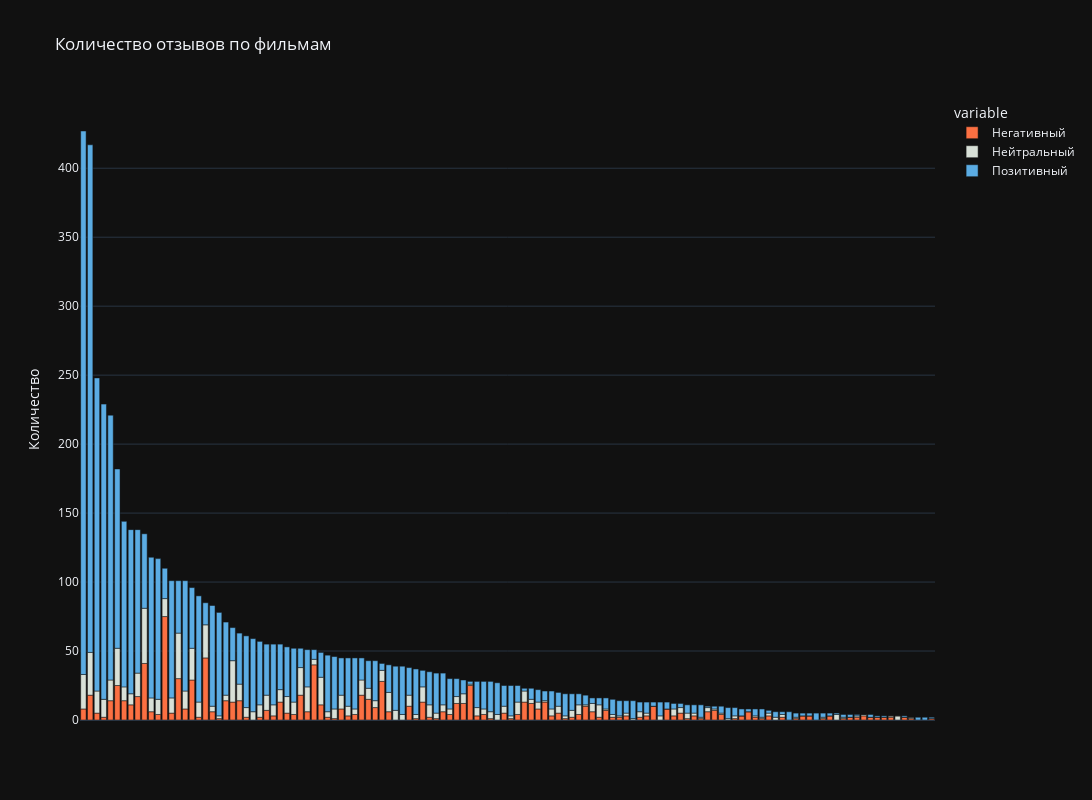

Notebook cell for this chart:
### Markdown cell above
Посмотрим на объём выборки: какие фильмы в неё включены, сколько отзывов есть на каждый фильм и соотношение классов в них.

### Code cell
movie_stats = pd.pivot_table(data=data, index='movie_title', aggfunc={
    'comment_id': 'count', 
    'comment_kind': [lambda x: (x == 'bad').sum(), lambda x: (x == 'neutral').sum(), lambda x: (x == 'good').sum()],
})
movie_stats.columns = ['total', 'bad', 'neutral', 'good']
movie_stats.sort_values(by='total', ascending=False, inplace=True)

fig = px.bar(data_frame=movie_stats, x=movie_stats.index, y=['bad', 'neutral', 'good'], 
             width=1200, height=800, 
             hover_name=movie_stats.index,
             labels={'movie_title': 'Название фильма', 'value': 'Количество'},
             title='Количество отзывов по фильмам', 
             color_discrete_sequence=['#fc7042', '#d8e0d7', '#5bace3']
       )

newnames = {'bad': 'Негативный', 'neutral': 'Нейтральный', 'good': 'Позитивный', '': ''}
fig.for_each_trace(lambda t: t.update(name = newnames[t.name], legendgroup = newnames[t.name], hovertemplate = t.hovertemplate.replace(t.name, newnames[t.name])))
fig.update_layout(xaxis=go.layout.XAxis(showticklabels=False, visible=False))
iplot(fig)

### Figure 1 — Plotly figure (JSON) as saved in the notebook; plotly's stock layout.template omitted (floating-point values rounded to 4 significant figures)
{"data": [{"alignmentgroup": "True", "hovertemplate": "<b>%{hovertext}</b><br><br>variable=Негативный<br>Название фильма=%{x}<br>Количество=%{y}<extra></extra>", "hovertext": ["Как приручить дракона (2010)", "ВАЛЛ·И (2008)", "Унесённые призраками (2001)", "Рататуй (2007)", "Гадкий я (2010)", "Облачно, возможны осадки в виде фрикаделек (2009)", "Южный Парк (сериал 1997 – ...)", "Могила светлячков (1988)", "Три богатыря и Шамаханская царица (2010)", "Миньоны (2015)", "Принцесса Мононоке (1997)", "Кошмар перед Рождеством (1993)", "Наша Маша и Волшебный орех (2009)", "Мой сосед Тоторо (1988)", "Шрэк Третий (2007)", "Монстры на каникулах (2012)", "Полный расколбас (2016)", "Симпсоны в кино (2007)", "Ледниковый период: Столкновение неизбежно (2016)", "Аладдин (1992)", "История игрушек (1995)", "Гриффины (сериал 1999 – ...)", "Гадкий я 3 (2017)", "Планета 51 (2009)", "Призрак в доспехах (1995)", "Шёпот сердца (1995)", "Суперсемейка (2004)", "Монстры на каникулах 2 (2015)", "Пробуждение жизни (2001)", "Приключения Десперо (2008)", "Акира (1987)", "Звездные войны: Войны клонов (сериал 2008 – 2020)", "Савва. Сердце воина (2015)", "Босс-молокосос (2017)", "Дети против волшебников (2016)", "Три богатыря: Ход конем (2014)", "Белоснежка и семь гномов (1937)", "Стальной гигант (1999)", "Ку! Кин-дза-дза (2012)", "Последняя фантазия (2001)", "Трио из Бельвилля (2003)", "Губка Боб в 3D (2015)", "Необыкновенное путешествие Серафимы (2015)", "Делай ноги (2006)", "Приключения Алёнушки и Ерёмы (2008)", "Гномео и Джульетта (2011)", "Паприка (2006)", "Бемби (1942)", "Тайна красной планеты (2011)", "Порко Россо (1992)", "Монстры на каникулах 3: Море зовёт (2018)", "Южный Парк: Большой, длинный, необрезанный (1999)", "Истинная грусть (1998)", "Подводная братва (2004)", "Спящая красавица (1958)", "Счастливые лесные друзья (сериал 2000 – 2016)", "Носферату. Ужас ночи (2010)", "Кукарача 3D (2011)", "Самолеты (2013)", "Битва за планету Терра (2007)", "Робин Гуд (1973)", "Персиполис (2007)", "Делай ноги 2 (2011)", "Дамбо (1941)", "Би Муви: Медовый заговор (2007)", "Правдивая история Кота в сапогах (2009)", "Простоквашино (сериал 2018 – ...)", "От винта 3D (2012)", "Новые приключения Аленушки и Еремы (2009)", "Книга джунглей (1967)", "Смешарики. Легенда о золотом драконе (2016)", "The Beatles: Желтая подводная лодка (1968)", "Цыплёнок Цыпа (2005)", "Властелин колец (1978)", "Богатырша (2015)", "Новые Бременские (2000)", "Семейка Аддамс (2019)", "Оз: Возвращение в Изумрудный Город (2013)", "Фантазия (1940)", "Ну, погоди! Каникулы (сериал 2021 – ...)", "Морская бригада (2011)", "Долина папоротников: Последний тропический лес (1992)", "Тяжелый метал (1981)", "Три богатыря и Конь на троне (2021)", "Бука. Моё любимое чудище (2021)", "Секрет Н.И.М.Х. (1982)", "Крякнутые каникулы (2016)", "Руслан и Людмила: Перезагрузка (2018)", "Возвращение Буратино (2013)", "Осмосис Джонс (2001)", "Отель Хазбин (сериал 2019 – ...)", "Трансформеры (1986)", "Санджей и Крейг (сериал 2013 – 2016)", "Хлебоутки (сериал 2014 – 2016)", "Босс-молокосос 2 (2021)", "Когда дует ветер (1986)", "Звероферма (1954)", "Бременские разбойники (2016)", "Кунг-фу Кролик (2011)", "Каникулы Бонифация (1965)", "Муравей Антц (1998)", "Три богатыря и Пуп Земли (2023)", "Бивис и Батт-Хед уделывают Америку (1996)", "Джимми Нейтрон: Мальчик-гений (2001)", "Отважный маленький тостер (1987)", "Школьные войны (сериал 2003 – 2014)", "Дельго (2008)", "Дятлоws (сериал 2003 – 2004)", "Приключения кота Фрица (1972)", "Обитатели холмов (1978)", "Буба (сериал 2014 – ...)", "Большой Тылль (1980)", "Монстры на каникулах: Трансформания (2022)", "Руслан и Людмила. Больше, чем сказка (2023)", "Кунг-фу Кролик: Повелитель огня (2015)", "Синяя птица (1970)", "Семейка Аддамс: Горящий тур (2021)", "Команда Фастфуд (2007)", "Новая история Белоснежки (2009)", "Хитрюга Джек (2007)", "Скучный мир, где не существует самой идеи похабных шуток (мини–сериал 2015)", "Белка и Стрелка: Карибская тайна (2020)", "Попугай Club (ТВ, 2013)", "Кирику и Колдунья (1998)", "Багз Банни или Дорожный Бегун (1979)", "Северная сказка (1979)"], "legendgroup": "Негативный", "marker": {"color": "#fc7042", "pattern": {"shape": ""}}, "name": "Негативный", "offsetgroup": "bad", "orientation": "v", "showlegend": true, "textposition": "auto", "x": ["Как приручить дракона (2010)", "ВАЛЛ·И (2008)", "Унесённые призраками (2001)", "Рататуй (2007)", "Гадкий я (2010)", "Облачно, возможны осадки в виде фрикаделек (2009)", "Южный Парк (сериал 1997 – ...)", "Могила светлячков (1988)", "Три богатыря и Шамаханская царица (2010)", "Миньоны (2015)", "Принцесса Мононоке (1997)", "Кошмар перед Рождеством (1993)", "Наша Маша и Волшебный орех (2009)", "Мой сосед Тоторо (1988)", "Шрэк Третий (2007)", "Монстры на каникулах (2012)", "Полный расколбас (2016)", "Симпсоны в кино (2007)", "Ледниковый период: Столкновение неизбежно (2016)", "Аладдин (1992)", "История игрушек (1995)", "Гриффины (сериал 1999 – ...)", "Гадкий я 3 (2017)", "Планета 51 (2009)", "Призрак в доспехах (1995)", "Шёпот сердца (1995)", "Суперсемейка (2004)", "Монстры на каникулах 2 (2015)", "Пробуждение жизни (2001)", "Приключения Десперо (2008)", "Акира (1987)", "Звездные войны: Войны клонов (сериал 2008 – 2020)", "Савва. Сердце воина (2015)", "Босс-молокосос (2017)", "Дети против волшебников (2016)", "Три богатыря: Ход конем (2014)", "Белоснежка и семь гномов (1937)", "Стальной гигант (1999)", "Ку! Кин-дза-дза (2012)", "Последняя фантазия (2001)", "Трио из Бельвилля (2003)", "Губка Боб в 3D (2015)", "Необыкновенное путешествие Серафимы (2015)", "Делай ноги (2006)", "Приключения Алёнушки и Ерёмы (2008)", "Гномео и Джульетта (2011)", "Паприка (2006)", "Бемби (1942)", "Тайна красной планеты (2011)", "Порко Россо (1992)", "Монстры на каникулах 3: Море зовёт (2018)", "Южный Парк: Большой, длинный, необрезанный (1999)", "Истинная грусть (1998)", "Подводная братва (2004)", "Спящая красавица (1958)", "Счастливые лесные друзья (сериал 2000 – 2016)", "Носферату. Ужас ночи (2010)", "Кукарача 3D (2011)", "Самолеты (2013)", "Битва за планету Терра (2007)", "Робин Гуд (1973)", "Персиполис (2007)", "Делай ноги 2 (2011)", "Дамбо (1941)", "Би Муви: Медовый заговор (2007)", "Правдивая история Кота в сапогах (2009)", "Простоквашино (сериал 2018 – ...)", "От винта 3D (2012)", "Новые приключения Аленушки и Еремы (2009)", "Книга джунглей (1967)", "Смешарики. Легенда о золотом драконе (2016)", "The Beatles: Желтая подводная лодка (1968)", "Цыплёнок Цыпа (2005)", "Властелин колец (1978)", "Богатырша (2015)", "Новые Бременские (2000)", "Семейка Аддамс (2019)", "Оз: Возвращение в Изумрудный Город (2013)", "Фантазия (1940)", "Ну, погоди! Каникулы (сериал 2021 – ...)", "Морская бригада (2011)", "Долина папоротников: Последний тропический лес (1992)", "Тяжелый метал (1981)", "Три богатыря и Конь на троне (2021)", "Бука. Моё любимое чудище (2021)", "Секрет Н.И.М.Х. (1982)", "Крякнутые каникулы (2016)", "Руслан и Людмила: Перезагрузка (2018)", "Возвращение Буратино (2013)", "Осмосис Джонс (2001)", "Отель Хазбин (сериал 2019 – ...)", "Трансформеры (1986)", "Санджей и Крейг (сериал 2013 – 2016)", "Хлебоутки (сериал 2014 – 2016)", "Босс-молокосос 2 (2021)", "Когда дует ветер (1986)", "Звероферма (1954)", "Бременские разбойники (2016)", "Кунг-фу Кролик (2011)", "Каникулы Бонифация (1965)", "Муравей Антц (1998)", "Три богатыря и Пуп Земли (2023)", "Бивис и Батт-Хед уделывают Америку (1996)", "Джимми Нейтрон: Мальчик-гений (2001)", "Отважный маленький тостер (1987)", "Школьные войны (сериал 2003 – 2014)", "Дельго (2008)", "Дятлоws (сериал 2003 – 2004)", "Приключения кота Фрица (1972)", "Обитатели холмов (1978)", "Буба (сериал 2014 – ...)", "Большой Тылль (1980)", "Монстры на каникулах: Трансформания (2022)", "Руслан и Людмила. Больше, чем сказка (2023)", "Кунг-фу Кролик: Повелитель огня (2015)", "Синяя птица (1970)", "Семейка Аддамс: Горящий тур (2021)", "Команда Фастфуд (2007)", "Новая история Белоснежки (2009)", "Хитрюга Джек (2007)", "Скучный мир, где не существует самой идеи похабных шуток (мини–сериал 2015)", "Белка и Стрелка: Карибская тайна (2020)", "Попугай Club (ТВ, 2013)", "Кирику и Колдунья (1998)", "Багз Банни или Дорожный Бегун (1979)", "Северная сказка (1979)"], "xaxis": "x", "y": [8, 18, 5, 2, 14, 25, 14, 11, 17, 41, 6, 4, 75, 5, 30, 8, 29, 2, 45, 6, 1, 14, 13, 14, 2, 0, 2, 7, 3, 13, 5, 4, 18, 6, 40, 11, 2, 1, 8, 3, 4, 18, 15, 9, 28, 6, 0, 0, 10, 1, 13, 2, 1, 6, 4, 12, 12, 25, 3, 4, 1, 0, 5, 1, 4, 13, 12, 8, 13, 3, 5, 1, 2, 4, 10, 6, 2, 7, 2, 2, 3, 0, 2, 3, 10, 0, 8, 3, 5, 1, 3, 1, 6, 7, 4, 0, 1, 3, 6, 2, 1, 3, 0, 2, 0, 1, 3, 3, 0, 1, 3, 0, 1, 2, 2, 3, 2, 2, 2, 2, 0, 2, 1, 0, 0, 1], "yaxis": "y", "type": "bar"}, {"alignmentgroup": "True", "hovertemplate": "<b>%{hovertext}</b><br><br>variable=Нейтральный<br>Название фильма=%{x}<br>Количество=%{y}<extra></extra>", "hovertext": ["Как приручить дракона (2010)", "ВАЛЛ·И (2008)", "Унесённые призраками (2001)", "Рататуй (2007)", "Гадкий я (2010)", "Облачно, возможны осадки в виде фрикаделек (2009)", "Южный Парк (сериал 1997 – ...)", "Могила светлячков (1988)", "Три богатыря и Шамаханская царица (2010)", "Миньоны (2015)", "Принцесса Мононоке (1997)", "Кошмар перед Рождеством (1993)", "Наша Маша и Волшебный орех (2009)", "Мой сосед Тоторо (1988)", "Шрэк Третий (2007)", "Монстры на каникулах (2012)", "Полный расколбас (2016)", "Симпсоны в кино (2007)", "Ледниковый период: Столкновение неизбежно (2016)", "Аладдин (1992)", "История игрушек (1995)", "Гриффины (сериал 1999 – ...)", "Гадкий я 3 (2017)", "Планета 51 (2009)", "Призрак в доспехах (1995)", "Шёпот сердца (1995)", "Суперсемейка (2004)", "Монстры на каникулах 2 (2015)", "Пробуждение жизни (2001)", "Приключения Десперо (2008)", "Акира (1987)", "Звездные войны: Войны клонов (сериал 2008 – 2020)", "Савва. Сердце воина (2015)", "Босс-молокосос (2017)", "Дети против волшебников (2016)", "Три богатыря: Ход конем (2014)", "Белоснежка и семь гномов (1937)", "Стальной гигант (1999)", "Ку! Кин-дза-дза (2012)", "Последняя фантазия (2001)", "Трио из Бельвилля (2003)", "Губка Боб в 3D (2015)", "Необыкновенное путешествие Серафимы (2015)", "Делай ноги (2006)", "Приключения Алёнушки и Ерёмы (2008)", "Гномео и Джульетта (2011)", "Паприка (2006)", "Бемби (1942)", "Тайна красной планеты (2011)", "Порко Россо (1992)", "Монстры на каникулах 3: Море зовёт (2018)", "Южный Парк: Большой, длинный, необрезанный (1999)", "Истинная грусть (1998)", "Подводная братва (2004)", "Спящая красавица (1958)", "Счастливые лесные друзья (сериал 2000 – 2016)", "Носферату. Ужас ночи (2010)", "Кукарача 3D (2011)", "Самолеты (2013)", "Битва за планету Терра (2007)", "Робин Гуд (1973)", "Персиполис (2007)", "Делай ноги 2 (2011)", "Дамбо (1941)", "Би Муви: Медовый заговор (2007)", "Правдивая история Кота в сапогах (2009)", "Простоквашино (сериал 2018 – ...)", "От винта 3D (2012)", "Новые приключения Аленушки и Еремы (2009)", "Книга джунглей (1967)", "Смешарики. Легенда о золотом драконе (2016)", "The Beatles: Желтая подводная лодка (1968)", "Цыплёнок Цыпа (2005)", "Властелин колец (1978)", "Богатырша (2015)", "Новые Бременские (2000)", "Семейка Аддамс (2019)", "Оз: Возвращение в Изумрудный Город (2013)", "Фантазия (1940)", "Ну, погоди! Каникулы (сериал 2021 – ...)", "Морская бригада (2011)", "Долина папоротников: Последний тропический лес (1992)", "Тяжелый метал (1981)", "Три богатыря и Конь на троне (2021)", "Бука. Моё любимое чудище (2021)", "Секрет Н.И.М.Х. (1982)", "Крякнутые каникулы (2016)", "Руслан и Людмила: Перезагрузка (2018)", "Возвращение Буратино (2013)", "Осмосис Джонс (2001)", "Отель Хазбин (сериал 2019 – ...)", "Трансформеры (1986)", "Санджей и Крейг (сериал 2013 – 2016)", "Хлебоутки (сериал 2014 – 2016)", "Босс-молокосос 2 (2021)", "Когда дует ветер (1986)", "Звероферма (1954)", "Бременские разбойники (2016)", "Кунг-фу Кролик (2011)", "Каникулы Бонифация (1965)", "Муравей Антц (1998)", "Три богатыря и Пуп Земли (2023)", "Бивис и Батт-Хед уделывают Америку (1996)", "Джимми Нейтрон: Мальчик-гений (2001)", "Отважный маленький тостер (1987)", "Школьные войны (сериал 2003 – 2014)", "Дельго (2008)", "Дятлоws (сериал 2003 – 2004)", "Приключения кота Фрица (1972)", "Обитатели холмов (1978)", "Буба (сериал 2014 – ...)", "Большой Тылль (1980)", "Монстры на каникулах: Трансформания (2022)", "Руслан и Людмила. Больше, чем сказка (2023)", "Кунг-фу Кролик: Повелитель огня (2015)", "Синяя птица (1970)", "Семейка Аддамс: Горящий тур (2021)", "Команда Фастфуд (2007)", "Новая история Белоснежки (2009)", "Хитрюга Джек (2007)", "Скучный мир, где не существует самой идеи похабных шуток (мини–сериал 2015)", "Белка и Стрелка: Карибская тайна (2020)", "Попугай Club (ТВ, 2013)", "Кирику и Колдунья (1998)", "Багз Банни или Дорожный Бегун (1979)", "Северная сказка (1979)"], "legendgroup": "Нейтральный", "marker": {"color": "#d8e0d7", "pattern": {"shape": ""}}, "name": "Нейтральный", "offsetgroup": "neutral", "orientation": "v", "showlegend": true, "textposition": "auto", "x": ["Как приручить дракона (2010)", "ВАЛЛ·И (2008)", "Унесённые призраками (2001)", "Рататуй (2007)", "Гадкий я (2010)", "Облачно, возможны осадки в виде фрикаделек (2009)", "Южный Парк (сериал 1997 – ...)", "Могила светлячков (1988)", "Три богатыря и Шамаханская царица (2010)", "Миньоны (2015)", "Принцесса Мононоке (1997)", "Кошмар перед Рождеством (1993)", "Наша Маша и Волшебный орех (2009)", "Мой сосед Тоторо (1988)", "Шрэк Третий (2007)", "Монстры на каникулах (2012)", "Полный расколбас (2016)", "Симпсоны в кино (2007)", "Ледниковый период: Столкновение неизбежно (2016)", "Аладдин (1992)", "История игрушек (1995)", "Гриффины (сериал 1999 – ...)", "Гадкий я 3 (2017)", "Планета 51 (2009)", "Призрак в доспехах (1995)", "Шёпот сердца (1995)", "Суперсемейка (2004)", "Монстры на каникулах 2 (2015)", "Пробуждение жизни (2001)", "Приключения Десперо (2008)", "Акира (1987)", "Звездные войны: Войны клонов (сериал 2008 – 2020)", "Савва. Сердце воина (2015)", "Босс-молокосос (2017)", "Дети против волшебников (2016)", "Три богатыря: Ход конем (2014)", "Белоснежка и семь гномов (1937)", "Стальной гигант (1999)", "Ку! Кин-дза-дза (2012)", "Последняя фантазия (2001)", "Трио из Бельвилля (2003)", "Губка Боб в 3D (2015)", "Необыкновенное путешествие Серафимы (2015)", "Делай ноги (2006)", "Приключения Алёнушки и Ерёмы (2008)", "Гномео и Джульетта (2011)", "Паприка (2006)", "Бемби (1942)", "Тайна красной планеты (2011)", "Порко Россо (1992)", "Монстры на каникулах 3: Море зовёт (2018)", "Южный Парк: Большой, длинный, необрезанный (1999)", "Истинная грусть (1998)", "Подводная братва (2004)", "Спящая красавица (1958)", "Счастливые лесные друзья (сериал 2000 – 2016)", "Носферату. Ужас ночи (2010)", "Кукарача 3D (2011)", "Самолеты (2013)", "Битва за планету Терра (2007)", "Робин Гуд (1973)", "Персиполис (2007)", "Делай ноги 2 (2011)", "Дамбо (1941)", "Би Муви: Медовый заговор (2007)", "Правдивая история Кота в сапогах (2009)", "Простоквашино (сериал 2018 – ...)", "От винта 3D (2012)", "Новые приключения Аленушки и Еремы (2009)", "Книга джунглей (1967)", "Смешарики. Легенда о золотом драконе (2016)", "The Beatles: Желтая подводная лодка (1968)", "Цыплёнок Цыпа (2005)", "Властелин колец (1978)", "Богатырша (2015)", "Новые Бременские (2000)", "Семейка Аддамс (2019)", "Оз: Возвращение в Изумрудный Город (2013)", "Фантазия (1940)", "Ну, погоди! Каникулы (сериал 2021 – ...)", "Морская бригада (2011)", "Долина папоротников: Последний тропический лес (1992)", "Тяжелый метал (1981)", "Три богатыря и Конь на троне (2021)", "Бука. Моё любимое чудище (2021)", "Секрет Н.И.М.Х. (1982)", "Крякнутые каникулы (2016)", "Руслан и Людмила: Перезагрузка (2018)", "Возвращение Буратино (2013)", "Осмосис Джонс (2001)", "Отель Хазбин (сериал 2019 – ...)", "Трансформеры (1986)", "Санджей и Крейг (сериал 2013 – 2016)", "Хлебоутки (сериал 2014 – 2016)", "Босс-молокосос 2 (2021)", "Когда дует ветер (1986)", "Звероферма (1954)", "Бременские разбойники (2016)", "Кунг-фу Кролик (2011)", "Каникулы Бонифация (1965)", "Муравей Антц (1998)", "Три богатыря и Пуп Земли (2023)", "Бивис и Батт-Хед уделывают Америку (1996)", "Джимми Нейтрон: Мальчик-гений (2001)", "Отважный маленький тостер (1987)", "Школьные войны (сериал 2003 – 2014)", "Дельго (2008)", "Дятлоws (сериал 2003 – 2004)", "Приключения кота Фрица (1972)", "Обитатели холмов (1978)", "Буба (сериал 2014 – ...)", "Большой Тылль (1980)", "Монстры на каникулах: Трансформания (2022)", "Руслан и Людмила. Больше, чем сказка (2023)", "Кунг-фу Кролик: Повелитель огня (2015)", "Синяя птица (1970)", "Семейка Аддамс: Горящий тур (2021)", "Команда Фастфуд (2007)", "Новая история Белоснежки (2009)", "Хитрюга Джек (2007)", "Скучный мир, где не существует самой идеи похабных шуток (мини–сериал 2015)", "Белка и Стрелка: Карибская тайна (2020)", "Попугай Club (ТВ, 2013)", "Кирику и Колдунья (1998)", "Багз Банни или Дорожный Бегун (1979)", "Северная сказка (1979)"], "xaxis": "x", "y": [25, 31, 16, 13, 15, 27, 10, 8, 17, 40, 10, 11, 13, 11, 33, 13, 23, 11, 24, 4, 2, 4, 30, 12, 7, 6, 9, 11, 8, 9, 12, 9, 20, 18, 4, 20, 4, 7, 10, 7, 4, 11, 8, 5, 8, 14, 7, 4, 8, 3, 11, 9, 4, 5, 4, 5, 7, 1, 6, 4, 5, 4, 5, 2, 9, 8, 3, 5, 1, 5, 5, 2, 5, 7, 1, 6, 9, 1, 2, 1, 2, 1, 4, 2, 0, 3, 0, 5, 4, 4, 2, 1, 3, 1, 1, 1, 2, 0, 0, 1, 1, 2, 2, 2, 0, 1, 0, 0, 0, 1, 0, 4, 1, 0, 1, 1, 0, 0, 0, 1, 3, 0, 1, 0, 0, 0], "yaxis": "y", "type": "bar"}, {"alignmentgroup": "True", "hovertemplate": "<b>%{hovertext}</b><br><br>variable=Позитивный<br>Название фильма=%{x}<br>Количество=%{y}<extra></extra>", "hovertext": ["Как приручить дракона (2010)", "ВАЛЛ·И (2008)", "Унесённые призраками (2001)", "Рататуй (2007)", "Гадкий я (2010)", "Облачно, возможны осадки в виде фрикаделек (2009)", "Южный Парк (сериал 1997 – ...)", "Могила светлячков (1988)", "Три богатыря и Шамаханская царица (2010)", "Миньоны (2015)", "Принцесса Мононоке (1997)", "Кошмар перед Рождеством (1993)", "Наша Маша и Волшебный орех (2009)", "Мой сосед Тоторо (1988)", "Шрэк Третий (2007)", "Монстры на каникулах (2012)", "Полный расколбас (2016)", "Симпсоны в кино (2007)", "Ледниковый период: Столкновение неизбежно (2016)", "Аладдин (1992)", "История игрушек (1995)", "Гриффины (сериал 1999 – ...)", "Гадкий я 3 (2017)", "Планета 51 (2009)", "Призрак в доспехах (1995)", "Шёпот сердца (1995)", "Суперсемейка (2004)", "Монстры на каникулах 2 (2015)", "Пробуждение жизни (2001)", "Приключения Десперо (2008)", "Акира (1987)", "Звездные войны: Войны клонов (сериал 2008 – 2020)", "Савва. Сердце воина (2015)", "Босс-молокосос (2017)", "Дети против волшебников (2016)", "Три богатыря: Ход конем (2014)", "Белоснежка и семь гномов (1937)", "Стальной гигант (1999)", "Ку! Кин-дза-дза (2012)", "Последняя фантазия (2001)", "Трио из Бельвилля (2003)", "Губка Боб в 3D (2015)", "Необыкновенное путешествие Серафимы (2015)", "Делай ноги (2006)", "Приключения Алёнушки и Ерёмы (2008)", "Гномео и Джульетта (2011)", "Паприка (2006)", "Бемби (1942)", "Тайна красной планеты (2011)", "Порко Россо (1992)", "Монстры на каникулах 3: Море зовёт (2018)", "Южный Парк: Большой, длинный, необрезанный (1999)", "Истинная грусть (1998)", "Подводная братва (2004)", "Спящая красавица (1958)", "Счастливые лесные друзья (сериал 2000 – 2016)", "Носферату. Ужас ночи (2010)", "Кукарача 3D (2011)", "Самолеты (2013)", "Битва за планету Терра (2007)", "Робин Гуд (1973)", "Персиполис (2007)", "Делай ноги 2 (2011)", "Дамбо (1941)", "Би Муви: Медовый заговор (2007)", "Правдивая история Кота в сапогах (2009)", "Простоквашино (сериал 2018 – ...)", "От винта 3D (2012)", "Новые приключения Аленушки и Еремы (2009)", "Книга джунглей (1967)", "Смешарики. Легенда о золотом драконе (2016)", "The Beatles: Желтая подводная лодка (1968)", "Цыплёнок Цыпа (2005)", "Властелин колец (1978)", "Богатырша (2015)", "Новые Бременские (2000)", "Семейка Аддамс (2019)", "Оз: Возвращение в Изумрудный Город (2013)", "Фантазия (1940)", "Ну, погоди! Каникулы (сериал 2021 – ...)", "Морская бригада (2011)", "Долина папоротников: Последний тропический лес (1992)", "Тяжелый метал (1981)", "Три богатыря и Конь на троне (2021)", "Бука. Моё любимое чудище (2021)", "Секрет Н.И.М.Х. (1982)", "Крякнутые каникулы (2016)", "Руслан и Людмила: Перезагрузка (2018)", "Возвращение Буратино (2013)", "Осмосис Джонс (2001)", "Отель Хазбин (сериал 2019 – ...)", "Трансформеры (1986)", "Санджей и Крейг (сериал 2013 – 2016)", "Хлебоутки (сериал 2014 – 2016)", "Босс-молокосос 2 (2021)", "Когда дует ветер (1986)", "Звероферма (1954)", "Бременские разбойники (2016)", "Кунг-фу Кролик (2011)", "Каникулы Бонифация (1965)", "Муравей Антц (1998)", "Три богатыря и Пуп Земли (2023)", "Бивис и Батт-Хед уделывают Америку (1996)", "Джимми Нейтрон: Мальчик-гений (2001)", "Отважный маленький тостер (1987)", "Школьные войны (сериал 2003 – 2014)", "Дельго (2008)", "Дятлоws (сериал 2003 – 2004)", "Приключения кота Фрица (1972)", "Обитатели холмов (1978)", "Буба (сериал 2014 – ...)", "Большой Тылль (1980)", "Монстры на каникулах: Трансформания (2022)", "Руслан и Людмила. Больше, чем сказка (2023)", "Кунг-фу Кролик: Повелитель огня (2015)", "Синяя птица (1970)", "Семейка Аддамс: Горящий тур (2021)", "Команда Фастфуд (2007)", "Новая история Белоснежки (2009)", "Хитрюга Джек (2007)", "Скучный мир, где не существует самой идеи похабных шуток (мини–сериал 2015)", "Белка и Стрелка: Карибская тайна (2020)", "Попугай Club (ТВ, 2013)", "Кирику и Колдунья (1998)", "Багз Банни или Дорожный Бегун (1979)", "Северная сказка (1979)"], "legendgroup": "Позитивный", "marker": {"color": "#5bace3", "pattern": {"shape": ""}}, "name": "Позитивный", "offsetgroup": "good", "orientation": "v", "showlegend": true, "textposition": "auto", "x": ["Как приручить дракона (2010)", "ВАЛЛ·И (2008)", "Унесённые призраками (2001)", "Рататуй (2007)", "Гадкий я (2010)", "Облачно, возможны осадки в виде фрикаделек (2009)", "Южный Парк (сериал 1997 – ...)", "Могила светлячков (1988)", "Три богатыря и Шамаханская царица (2010)", "Миньоны (2015)", "Принцесса Мононоке (1997)", "Кошмар перед Рождеством (1993)", "Наша Маша и Волшебный орех (2009)", "Мой сосед Тоторо (1988)", "Шрэк Третий (2007)", "Монстры на каникулах (2012)", "Полный расколбас (2016)", "Симпсоны в кино (2007)", "Ледниковый период: Столкновение неизбежно (2016)", "Аладдин (1992)", "История игрушек (1995)", "Гриффины (сериал 1999 – ...)", "Гадкий я 3 (2017)", "Планета 51 (2009)", "Призрак в доспехах (1995)", "Шёпот сердца (1995)", "Суперсемейка (2004)", "Монстры на каникулах 2 (2015)", "Пробуждение жизни (2001)", "Приключения Десперо (2008)", "Акира (1987)", "Звездные войны: Войны клонов (сериал 2008 – 2020)", "Савва. Сердце воина (2015)", "Босс-молокосос (2017)", "Дети против волшебников (2016)", "Три богатыря: Ход конем (2014)", "Белоснежка и семь гномов (1937)", "Стальной гигант (1999)", "Ку! Кин-дза-дза (2012)", "Последняя фантазия (2001)", "Трио из Бельвилля (2003)", "Губка Боб в 3D (2015)", "Необыкновенное путешествие Серафимы (2015)", "Делай ноги (2006)", "Приключения Алёнушки и Ерёмы (2008)", "Гномео и Джульетта (2011)", "Паприка (2006)", "Бемби (1942)", "Тайна красной планеты (2011)", "Порко Россо (1992)", "Монстры на каникулах 3: Море зовёт (2018)", "Южный Парк: Большой, длинный, необрезанный (1999)", "Истинная грусть (1998)", "Подводная братва (2004)", "Спящая красавица (1958)", "Счастливые лесные друзья (сериал 2000 – 2016)", "Носферату. Ужас ночи (2010)", "Кукарача 3D (2011)", "Самолеты (2013)", "Битва за планету Терра (2007)", "Робин Гуд (1973)", "Персиполис (2007)", "Делай ноги 2 (2011)", "Дамбо (1941)", "Би Муви: Медовый заговор (2007)", "Правдивая история Кота в сапогах (2009)", "Простоквашино (сериал 2018 – ...)", "От винта 3D (2012)", "Новые приключения Аленушки и Еремы (2009)", "Книга джунглей (1967)", "Смешарики. Легенда о золотом драконе (2016)", "The Beatles: Желтая подводная лодка (1968)", "Цыплёнок Цыпа (2005)", "Властелин колец (1978)", "Богатырша (2015)", "Новые Бременские (2000)", "Семейка Аддамс (2019)", "Оз: Возвращение в Изумрудный Город (2013)", "Фантазия (1940)", "Ну, погоди! Каникулы (сериал 2021 – ...)", "Морская бригада (2011)", "Долина папоротников: Последний тропический лес (1992)", "Тяжелый метал (1981)", "Три богатыря и Конь на троне (2021)", "Бука. Моё любимое чудище (2021)", "Секрет Н.И.М.Х. (1982)", "Крякнутые каникулы (2016)", "Руслан и Людмила: Перезагрузка (2018)", "Возвращение Буратино (2013)", "Осмосис Джонс (2001)", "Отель Хазбин (сериал 2019 – ...)", "Трансформеры (1986)", "Санджей и Крейг (сериал 2013 – 2016)", "Хлебоутки (сериал 2014 – 2016)", "Босс-молокосос 2 (2021)", "Когда дует ветер (1986)", "Звероферма (1954)", "Бременские разбойники (2016)", "Кунг-фу Кролик (2011)", "Каникулы Бонифация (1965)", "Муравей Антц (1998)", "Три богатыря и Пуп Земли (2023)", "Бивис и Батт-Хед уделывают Америку (1996)", "Джимми Нейтрон: Мальчик-гений (2001)", "Отважный маленький тостер (1987)", "Школьные войны (сериал 2003 – 2014)", "Дельго (2008)", "Дятлоws (сериал 2003 – 2004)", "Приключения кота Фрица (1972)", "Обитатели холмов (1978)", "Буба (сериал 2014 – ...)", "Большой Тылль (1980)", "Монстры на каникулах: Трансформания (2022)", "Руслан и Людмила. Больше, чем сказка (2023)", "Кунг-фу Кролик: Повелитель огня (2015)", "Синяя птица (1970)", "Семейка Аддамс: Горящий тур (2021)", "Команда Фастфуд (2007)", "Новая история Белоснежки (2009)", "Хитрюга Джек (2007)", "Скучный мир, где не существует самой идеи похабных шуток (мини–сериал 2015)", "Белка и Стрелка: Карибская тайна (2020)", "Попугай Club (ТВ, 2013)", "Кирику и Колдунья (1998)", "Багз Банни или Дорожный Бегун (1979)", "Северная сказка (1979)"], "xaxis": "x", "y": [394, 368, 227, 214, 192, 130, 120, 119, 104, 54, 102, 102, 22, 85, 38, 80, 44, 77, 16, 73, 75, 53, 24, 37, 52, 53, 46, 37, 44, 33, 36, 39, 14, 27, 7, 18, 41, 38, 27, 35, 37, 16, 20, 29, 5, 20, 32, 35, 20, 33, 12, 24, 29, 23, 22, 13, 10, 2, 19, 20, 22, 23, 15, 22, 12, 2, 8, 9, 7, 13, 10, 16, 12, 8, 7, 4, 5, 8, 11, 11, 9, 13, 7, 8, 3, 10, 5, 4, 3, 6, 6, 9, 1, 2, 5, 8, 6, 5, 2, 5, 6, 2, 4, 2, 6, 3, 2, 2, 5, 3, 2, 1, 2, 2, 1, 0, 2, 1, 1, 0, 0, 1, 0, 2, 2, 1], "yaxis": "y", "type": "bar"}], "layout": {"barmode": "relative", "height": 800, "legend": {"title": {"text": "variable"}, "tracegroupgap": 0}, "title": {"text": "Количество отзывов по фильмам"}, "width": 1200, "xaxis": {"showticklabels": false, "visible": false}, "yaxis": {"anchor": "x", "domain": [0.0, 1.0], "title": {"text": "Количество"}}}}
